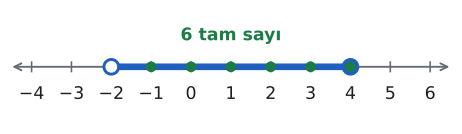

The Python source for this figure:
import sys; sys.path.insert(0, "tools")
from cizim import *

# −3 < 2x + 1 ≤ 9  ⇒  −2 < x ≤ 4. Aralıktaki tam sayılar −1, 0, 1, 2, 3, 4 (6 tane).
LO, HI = -4, 6
fig, ax = sekil(6, 1.6)
sayi_dogrusu(ax, LO, HI)
ax.hlines(0, -2, 4, color=MAVI, lw=5, zorder=3)
ax.plot(-2, 0, "o", color=MAVI, markerfacecolor="white", markersize=11, mew=2.2, zorder=5)
ax.plot(4, 0, "o", color=MAVI, markerfacecolor=MAVI, markersize=11, mew=2.2, zorder=5)
for k in range(-1, 4):
    ax.plot(k, 0, "o", color=YESIL, markersize=7, zorder=6)
ax.plot(4, 0, "o", color=YESIL, markersize=7, zorder=6)
ax.text(1, 0.45, "6 tam sayı", ha="center", color=YESIL, fontsize=13, fontweight="bold")
kaydet(fig, __file__)
